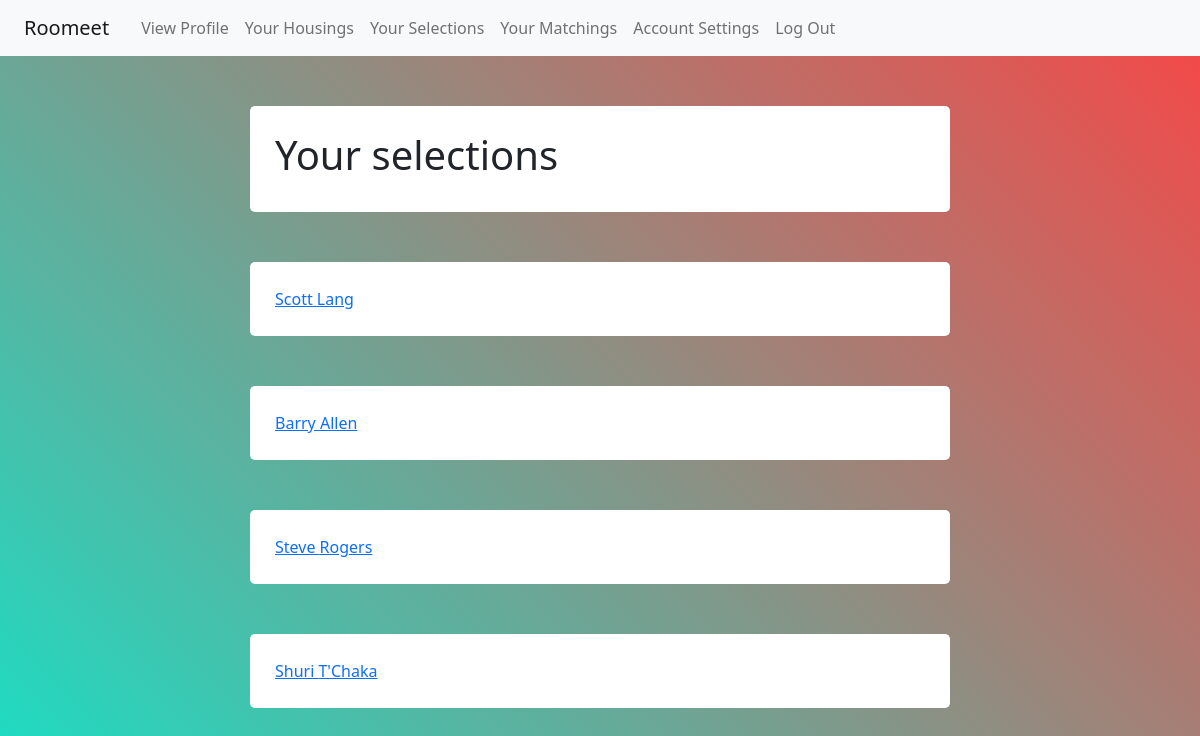
Page /selections (signed in) on the committed database.
### tables this page shows
CREATE TABLE profile (
  user_id INTEGER NOT NULL,

  first_name TEXT NOT NULL,
  middle_name TEXT, 
  last_name TEXT NOT NULL,

  photo BLOB NOT NULL, 

  dob TEXT NOT NULL,

  occupation TEXT NOT NULL,
  description TEXT,

  gender TEXT NOT NULL,
  genderPref TEXT NOT NULL,

  ageMin INTEGER NOT NULL,
  ageMax INTEGER NOT NULL,

  priceMin INTEGER NOT NULL, 
  priceMax INTEGER NOT NULL,

  pets TEXT NOT NULL,

  city TEXT NOT NULL,
  state TEXT NOT NULL,
  zipcode INTEGER NOT NULL,

  looking TEXT NOT NULL, 

  FOREIGN KEY (user_id) REFERENCES user (id)
);

### flaskr/algorithm.py (the view)
@bp.route('/selections')
def selections():
    user_id = session.get('user_id')
    m = get_db().execute(
        'SELECT match_id FROM matchpairing WHERE user_id = ?', (user_id,)
    ).fetchall()
    profiles = []
    for match in m:
        for i in match:
            p = get_profile(i)
            profiles.append(p)
    return render_template('algorithm/viewselections.html', mlist = profiles)

### flaskr/algorithm.py (called while the page is built)
def get_profile(id):
    profile = get_db().execute(
        'SELECT * FROM profile WHERE user_id = ?', (id,)
    ).fetchone()
    if profile is None:
        abort(404, f"Profile doesn't exist. Create a profile.")
    return profile

### flaskr/auth.py (called while the page is built)
@bp.before_app_request
def load_logged_in_user():
    user_id = session.get('user_id')
    if user_id is None:
        g.user = None
    else:
        g.user = get_db().execute(
            'SELECT * FROM user WHERE id = ?', (user_id,)
        ).fetchone()

### flaskr/db.py (called while the page is built)
def get_db():
    if 'db' not in g:
        g.db = sqlite3.connect(
            current_app.config['DATABASE'],
            detect_types=sqlite3.PARSE_DECLTYPES
        )
        g.db.row_factory = sqlite3.Row
    return g.db

### flaskr/templates/algorithm/viewselections.html
{% extends 'base.html' %}
{% block content %}
<div class="boxed">
    <div class="container">
        <div class= "user-details">
            <h1>Your selections</h1>
        </div>
    </div>
</div>
{% for m in mlist %}
<div class="boxed">
    <div class="container">
        <div class= "user-details">
            <a href="{{ url_for('roommeet.view_profile', profid=(m['user_id'])) }}">{{ m['first_name'] }} {{ m['middle_name'] }} {{ m['last_name'] }}</a>
            <br>
        </div>
    </div>
</div>
{% endfor %}
{% endblock %}

### flaskr/static/main.css (style rules this page uses)
.boxed { margin-top: 50px; display: flex; justify-content: center; align-items: center; }
.boxed .container { max-width: 700px; width: 100%; background: #fff; padding: 25px; border-radius: 5px; }

### rows in the picture
profile: first_name "Scott", last_name "Lang"
profile: first_name "Barry", last_name "Allen"
profile: first_name "Steve", last_name "Rogers"
profile: first_name "Shuri", last_name "T'Chaka"
